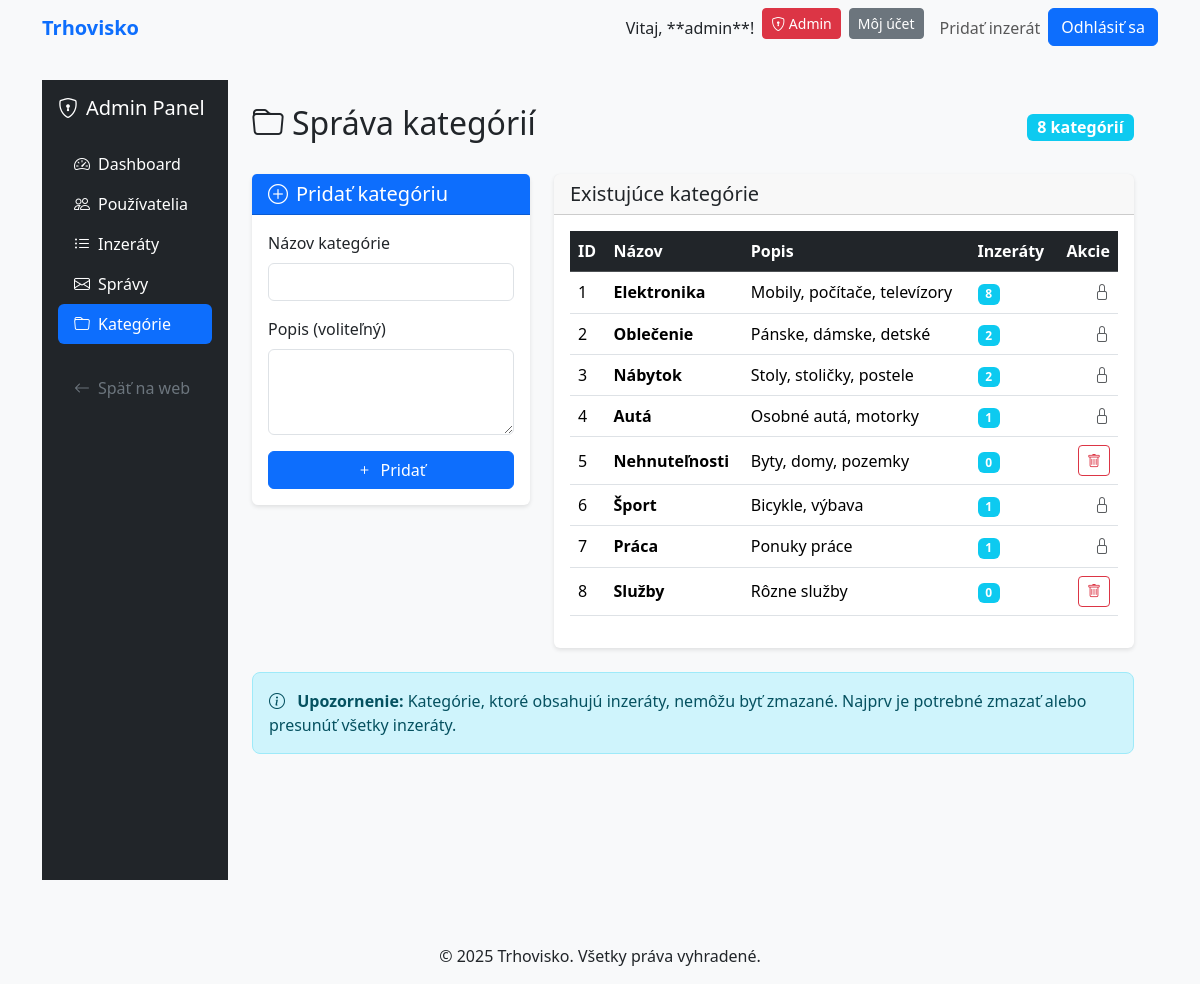
/admin/categories (signed in), run on an earlier commit of the app's database.
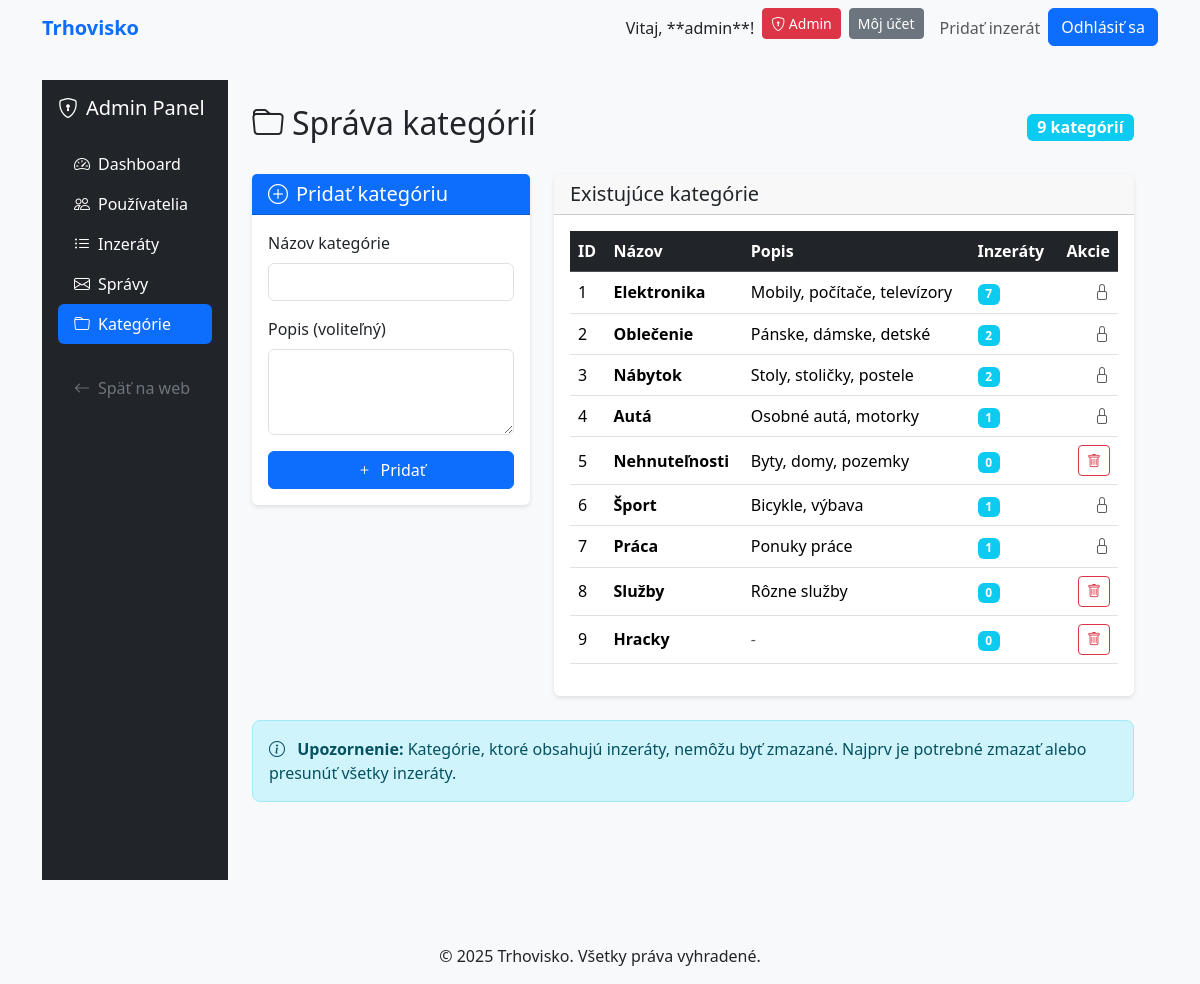
And on a later commit of the database.
### models.py (models this page shows)
class Category(db.Model):
    id = db.Column(db.Integer, primary_key=True)
    name = db.Column(db.String(100), nullable=False)
    description = db.Column(db.Text)
    parent_id = db.Column(db.Integer, db.ForeignKey('category.id'), nullable=True)
    listings = db.relationship('Listing', backref='category', lazy=True)
    subcategories = db.relationship('Category', backref=db.backref('parent', remote_side=[id]), lazy=True)

### routes.py (the view)
    @app.route('/admin/categories')
    @login_required
    @admin_required
    def admin_categories():
        categories = Category.query.all()
        return render_template('admin/categories.html', categories=categories)

### app.py (called while the page is built)
    @app.context_processor
    def inject_user():
        from flask_login import current_user
        return dict(current_user=current_user)

    @login_manager.user_loader
    def load_user(user_id):
        from models import User
        return db.session.get(User, int(user_id))

### models.py (called while the page is built)
    def is_admin(self):
        return self.role == 'admin'

### routes.py (called while the page is built)
def admin_required(f):
    from functools import wraps
    @wraps(f)
    def decorated_function(*args, **kwargs):
        if not current_user.is_authenticated or not current_user.is_admin():
            flash('Prístup zamietnutý. Vyžadujú sa administrátorské práva.', 'danger')
            return redirect(url_for('home'))
        return f(*args, **kwargs)
    return decorated_function

### templates/admin/categories.html (shortened to what the changed rows need)
{% extends "admin/base_admin.html" %}
{% block admin_content %}
<div class="d-flex justify-content-between align-items-center mb-4">
    <h2><i class="bi bi-folder me-2"></i>Správa kategórií</h2>
    <span class="badge bg-info fs-6">{{ categories|length }} kategórií</span>
</div>
<div class="row">
    <div class="col-md-8">
        <div class="card">
            <div class="card-body">
                <div class="table-responsive">
                    <table class="table table-hover align-middle">
                        <thead class="table-dark">
                            <tr>
                                <th>ID</th>
                                <th>Názov</th>
                                <th>Popis</th>
                                <th>Inzeráty</th>
                                <th class="text-end">Akcie</th>
                            </tr>
                        </thead>
                        <tbody>
                            {% for category in categories %}
                            <tr>
                                <td>{{ category.id }}</td>
                                <td><strong>{{ category.name }}</strong></td>
                                <td>
                                    {% if category.description %}
                                    {{ category.description[:50] }}{% if category.description|length > 50 %}...{% endif %}
                                    {% else %}
                                    <span class="text-muted">-</span>
                                    {% endif %}
                                </td>
                                <td>
                                    <span class="badge bg-info">{{ category.listings|length }}</span>
                                </td>
                                <td class="text-end">
                                    {% if category.listings|length == 0 %}
                                    <form method="POST" action="{{ url_for('admin_delete_category', category_id=category.id) }}"
                                          class="d-inline"
                                          onsubmit="return confirm('Naozaj chcete zmazať kategóriu \"{{ category.name }}\"?');">
                                        <button type="submit" class="btn btn-sm btn-outline-danger" title="Zmazať">
                                            <i class="bi bi-trash"></i>
                                        </button>
                                    </form>
                                    {% else %}
                                    <span class="text-muted" title="Kategória obsahuje inzeráty">
                                        <i class="bi bi-lock"></i>
                                    </span>
                                    {% endif %}
                                </td>
                            </tr>
                            {% endfor %}
                        </tbody>
                    </table>
                </div>
            </div>
        </div>
    </div>
</div>
{% endblock %}

What changed in the data, as far as the page shows it:
computed for Category "Elektronika": listings|length "8" → "7"
added Category: id "9", name "Hracky", listings|length "0"
Also different on the page:
{{ categories|length }}: "8" → "9"
